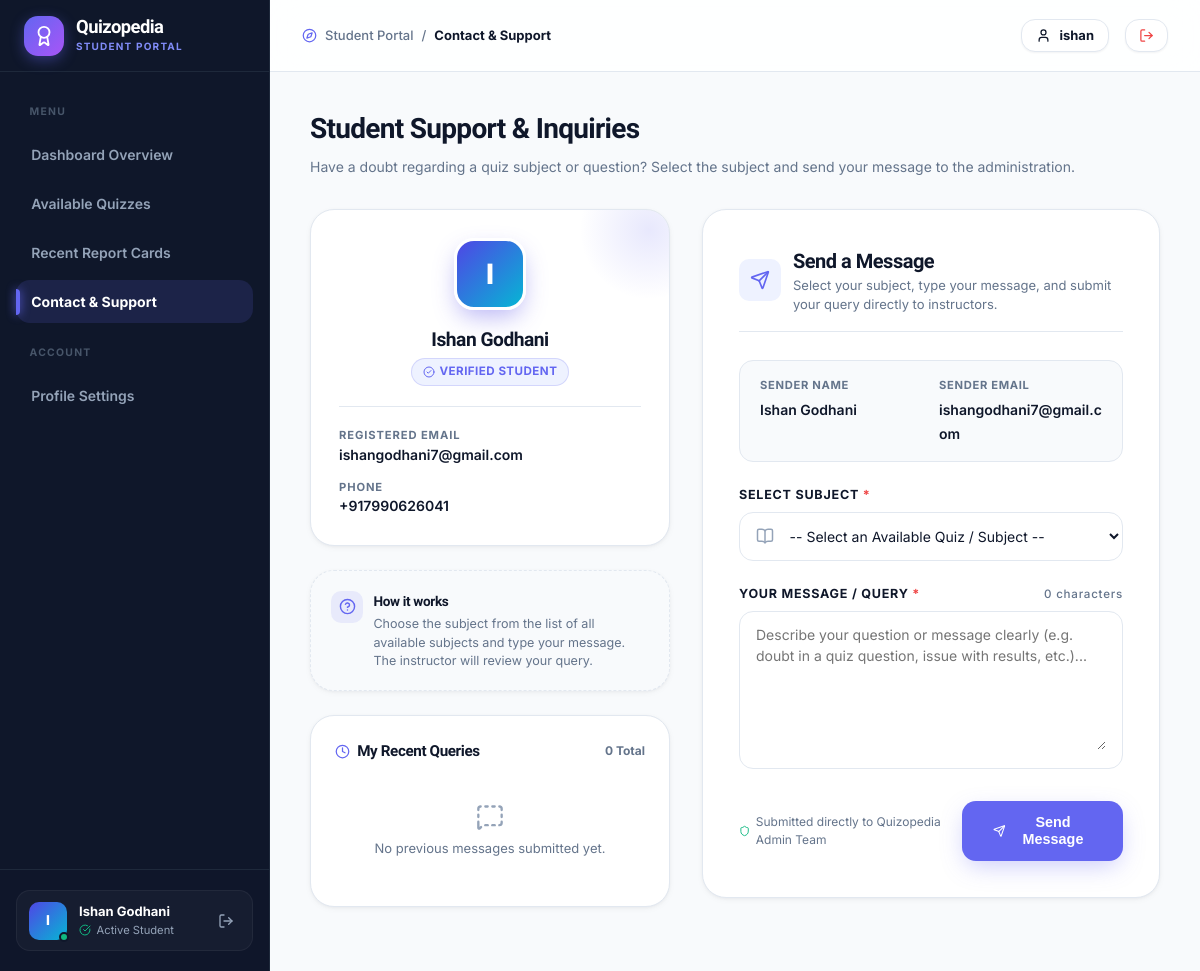
Page /contact/ (signed in) on the earlier database version.
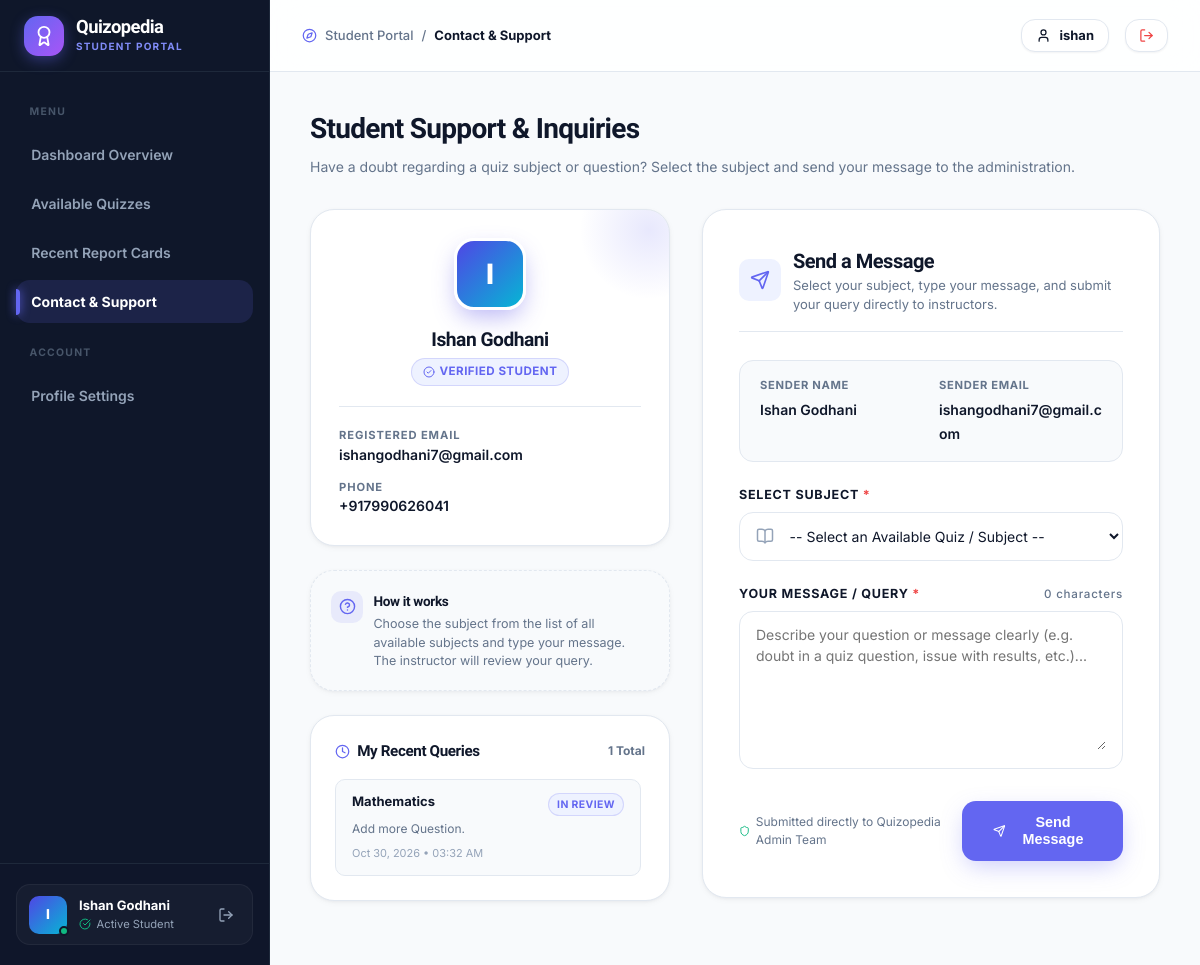
Same page on the later database version.
### user/models.py (models this page shows, shortened)
class Contact(models.Model):
    STATUS_NEW = 'new'
    STATUS_IN_PROGRESS = 'in_progress'
    STATUS_RESOLVED = 'resolved'
    STATUS_CLOSED = 'closed'
    STATUS_CHOICES = [
        (STATUS_NEW, 'New'),
        (STATUS_IN_PROGRESS, 'In Progress'),
        (STATUS_RESOLVED, 'Resolved'),
        (STATUS_CLOSED, 'Closed'),
    ]
    student = models.ForeignKey(
        Student,
        on_delete=models.CASCADE,
        related_name='contact_messages',
        verbose_name="Student"
    )
    sender_name = models.CharField(max_length=150, verbose_name="Sender Name")
    sender_email = models.EmailField(max_length=254, verbose_name="Sender Email")
    subject = models.CharField(max_length=255, verbose_name="Subject")
    message = models.TextField(verbose_name="Message")
    status = models.CharField(
        max_length=20,
        choices=STATUS_CHOICES,
        default=STATUS_NEW,
        verbose_name="Status"
    )
    created_at = models.DateTimeField(auto_now_add=True, verbose_name="Created At")
    updated_at = models.DateTimeField(auto_now=True, verbose_name="Updated At")
    objects = models.Manager.from_queryset(ContactQuerySet)()
    class Meta:
        ordering = ['-created_at']
        verbose_name = 'Contact Message'
        verbose_name_plural = 'Contact Messages'
        constraints = [
            models.CheckConstraint(
                condition=models.Q(status__in=['new', 'in_progress', 'resolved', 'closed']),
                name='valid_contact_status'
            ),
        ]
        indexes = [
            models.Index(fields=['status'], name='contact_status_idx'),
            models.Index(fields=['-created_at'], name='contact_created_at_idx'),
            models.Index(fields=['student', '-created_at'], name='contact_student_created_idx'),
        ]
    def __init__(self, *args, **kwargs):
        if 'name' in kwargs and 'sender_name' not in kwargs:
            kwargs['sender_name'] = kwargs.pop('name')
        if 'email' in kwargs and 'sender_email' not in kwargs:
            kwargs['sender_email'] = kwargs.pop('email')
        if 'status' in kwargs and isinstance(kwargs['status'], str):
            kwargs['status'] = kwargs['status'].strip().lower()
        super().__init__(*args, **kwargs)
    @property
    def name(self):
        return self.sender_name
    @name.setter
    def name(self, value):
        self.sender_name = value
    @property
    def email(self):
        return self.sender_email

### user/views.py (the view, shortened to what this page needs)
# urls.py: path('contact/', views.contact_view, name='contact'),
@student_required
def contact_view(request):
    student = get_object_or_404(Student, user=request.user)
    subjects = Subject.objects.filter(questions__isnull=False).distinct().order_by('name')
    errors = []
    selected_subject = request.GET.get('subject', '').strip()
    form_subject = selected_subject
    form_message = ''
    recent_messages = Contact.objects.filter(student=student).order_by('-created_at')[:10]
    return render(request, 'contact.html', {
        'student': student,
        'subjects': subjects,
        'errors': errors,
        'form_subject': form_subject,
        'form_message': form_message,
        'recent_messages': recent_messages,
    })

### adminpanel/context_processors.py (called while the page is built, shortened)
def pending_approvals_count(request):
    return {
        'pending_approvals_count': 0,
        'sidebar_mcq_count': 0,
        'sidebar_qna_count': 0,
        'new_contacts_count': 0,
    }

### user/models.py (called while the page is built)
    @property
    def username(self):
        return self.user.username if self.user else ""

    def _translate_aliases(self, kwargs):
        new_kwargs = {}
        for k, v in kwargs.items():
            if k == 'status' and isinstance(v, str):
                v = v.strip().lower()
            if k == 'name' or k.startswith('name__'):
                new_kwargs['sender_' + k] = v
            elif k == 'email' or k.startswith('email__'):
                new_kwargs['sender_' + k] = v
            elif k == 'timestamp' or k.startswith('timestamp__'):
                new_kwargs['created_at' + k[9:]] = v
            else:
                new_kwargs[k] = v
        return new_kwargs

    def filter(self, *args, **kwargs):
        return super().filter(*args, **self._translate_aliases(kwargs))

### user/templates/contact.html (shortened to what the changed rows need)
{% extends 'base_student.html' %}
{% load static %}
{% block content %}
<div style="margin-bottom: 2rem;">
  <h1 style="font-size: 1.75rem; font-weight: 800; color: var(--text-main); margin-bottom: 0.35rem;">
    Student Support &amp; Inquiries
  </h1>
</div>
<div style="display: grid; grid-template-columns: 360px 1fr; gap: 2rem; align-items: start;">
  <div style="display: flex; flex-direction: column; gap: 1.5rem;">
    <div class="qp-card" style="padding: 1.75rem; text-align: center; position: relative; overflow: hidden;">
      <h2 style="font-size: 1.2rem; font-weight: 800; color: var(--text-main); margin-bottom: 0.25rem;">
        {{ request.user.first_name|default:student.username|default:request.user.username }}
      </h2>
    </div>
    <div class="qp-card" style="padding: 1.5rem;">
      <div style="display: flex; align-items: center; justify-content: space-between; margin-bottom: 1rem;">
        <h3 style="font-size: 0.95rem; font-weight: 800; color: var(--text-main); display: flex; align-items: center; gap: 0.45rem;">
          <i data-lucide="clock" style="width: 15px; height: 15px; color: var(--primary);"></i>
          <span>My Recent Queries</span>
        </h3>
        <span style="font-size: 0.75rem; font-weight: 700; color: var(--text-muted);">
          {{ recent_messages.count }} Total
        </span>
      </div>
      {% if recent_messages %}
      <div style="display: flex; flex-direction: column; gap: 0.85rem; max-height: 380px; overflow-y: auto; padding-right: 0.25rem;">
        {% for msg in recent_messages %}
        <div style="padding: 0.85rem 1rem; border-radius: var(--radius-sm); background: var(--bg-canvas); border: 1px solid var(--border-subtle); transition: all 0.2s ease;">
          <div style="display: flex; align-items: flex-start; justify-content: space-between; gap: 0.5rem; margin-bottom: 0.35rem;">
            <strong style="font-size: 0.8125rem; color: var(--text-main); line-height: 1.3;" title="{{ msg.subject }}">
              {{ msg.subject|truncatechars:28 }}
            </strong>
            {% if msg.status == 'new' %}
            <span class="qp-badge qp-badge-warning" style="font-size: 0.65rem; padding: 0.15rem 0.5rem;">New</span>
            {% elif msg.status == 'in_progress' %}
            <span class="qp-badge qp-badge-primary" style="font-size: 0.65rem; padding: 0.15rem 0.5rem;">In Review</span>
            {% elif msg.status == 'resolved' %}
            <span class="qp-badge qp-badge-success" style="font-size: 0.65rem; padding: 0.15rem 0.5rem;">Resolved</span>
            {% else %}
            <span class="qp-badge" style="background:#e2e8f0;color:#475569;font-size: 0.65rem; padding: 0.15rem 0.5rem;">Closed</span>
            {% endif %}
          </div>
          <p style="font-size: 0.75rem; color: var(--text-muted); line-height: 1.4; margin-bottom: 0.4rem;">
            {{ msg.message|truncatechars:65 }}
          </p>
          <span style="font-size: 0.685rem; color: var(--text-light); display: block;">
            {{ msg.created_at|date:"M d, Y • h:i A" }}
          </span>
        </div>
        {% endfor %}
      </div>
      {% else %}
      <div style="text-align: center; padding: 1.5rem 0.5rem; color: var(--text-muted);">
        <i data-lucide="message-square-dashed" style="width: 28px; height: 28px; color: var(--text-light); margin: 0 auto 0.5rem; display: block;"></i>
        <p style="font-size: 0.8125rem;">No previous messages submitted yet.</p>
      </div>
      {% endif %}
    </div>
  </div>
  <div class="qp-card" style="padding: 2.25rem;">
    <div style="display: flex; align-items: center; gap: 0.75rem; margin-bottom: 1.75rem; padding-bottom: 1rem; border-bottom: 1px solid var(--border-subtle);">
      <div>
        <h2 style="font-size: 1.25rem; font-weight: 800; color: var(--text-main);">Send a Message</h2>
      </div>
    </div>
  </div>
</div>
{% endblock %}

Differences in the rows shown:
added Contact: subject "Mathematics", status "IN REVIEW", message "Add more Question.", created_at "Oct 30, 2026 • 03:32 AM"
Other differences:
{{ recent_messages.count }}: "0" → "1"
text no longer shown: "No previous messages submitted yet."
